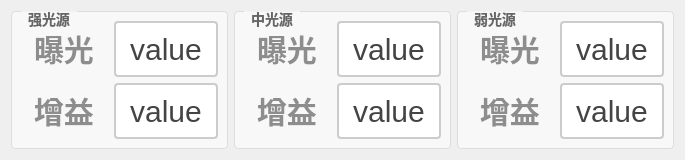
     <widget class="QWidget" name="tab_5">
      <attribute name="title">
       <string>光源设置</string>
      </attribute>
      <layout class="QHBoxLayout" name="horizontalLayout">
       <item>
        <widget class="QGroupBox" name="groupBox_4">
         <property name="styleSheet">
          <string notr="true">QGroupBox {
    border: 1px solid #DDD;
    border-radius: 4px;
    font: bold 14px;
    color: #666;
    background-color: #F8F8F8;
}

QGroupBox::title {
    subcontrol-origin: margin;
    subcontrol-position: top left;
    left: 10px;
    padding: 0 5px;
}</string>
         </property>
         <property name="title">
          <string>强光源</string>
         </property>
         <layout class="QVBoxLayout" name="verticalLayout">
          <item>
           <layout class="QHBoxLayout" name="horizontalLayout_2">
            <item>
             <widget class="QLabel" name="label">
              <property name="styleSheet">
               <string notr="true">QLabel {
       font-size: 30px;        
       font-weight: bold;        
       color:  rgb(141, 141, 141);       
       padding: 5px 5px;     
       border-bottom: 2px solid #cccccc; 
    }</string>
              </property>
              <property name="text">
               <string>曝光</string>
              </property>
             </widget>
            </item>
            <item>
             <widget class="QPushButton" name="pbtn_qiangbaoguang">
              <property name="sizePolicy">
               <sizepolicy hsizetype="Minimum" vsizetype="Minimum">
                <horstretch>0</horstretch>
                <verstretch>0</verstretch>
               </sizepolicy>
              </property>
              <property name="styleSheet">
               <string notr="true">QPushButton {
    padding: 6px 14px;
    border: 2px solid #CCC;
    border-radius: 4px;
    background-color: white;
    color: #444;
	font-size: 30px; 
}

QPushButton:hover {
    border-color: #999;
    background-color: #F5F5F5;
}

QPushButton:pressed {
    border-color: #777;
    background-color: #EEE;
}</string>
              </property>
              <property name="text">
               <string>value</string>
              </property>
             </widget>
            </item>
           </layout>
          </item>
          <item>
           <layout class="QHBoxLayout" name="horizontalLayout_3">
            <item>
             <widget class="QLabel" name="label_3">
              <property name="styleSheet">
               <string notr="true">QLabel {
       font-size: 30px;        
       font-weight: bold;        
       color:  rgb(141, 141, 141);       
       padding: 5px 5px;     
       border-bottom: 2px solid #cccccc; 
    }</string>
              </property>
              <property name="text">
               <string>增益</string>
              </property>
             </widget>
            </item>
            <item>
             <widget class="QPushButton" name="pbtn_qiangzengyi">
              <property name="sizePolicy">
               <sizepolicy hsizetype="Minimum" vsizetype="Minimum">
                <horstretch>0</horstretch>
                <verstretch>0</verstretch>
               </sizepolicy>
              </property>
              <property name="styleSheet">
               <string notr="true">QPushButton {
    padding: 6px 14px;
    border: 2px solid #CCC;
    border-radius: 4px;
    background-color: white;
    color: #444;
	font-size: 30px; 
}

QPushButton:hover {
    border-color: #999;
    background-color: #F5F5F5;
}

QPushButton:pressed {
    border-color: #777;
    background-color: #EEE;
}</string>
              </property>
              <property name="text">
               <string>value</string>
              </property>
             </widget>
            </item>
           </layout>
          </item>
         </layout>
        </widget>
       </item>
       <item>
        <widget class="QGroupBox" name="groupBox_5">
         <property name="styleSheet">
          <string notr="true">QGroupBox {
    border: 1px solid #DDD;
    border-radius: 4px;
    font: bold 14px;
    color: #666;
    background-color: #F8F8F8;
}

QGroupBox::title {
    subcontrol-origin: margin;
    subcontrol-position: top left;
    left: 10px;
    padding: 0 5px;
}</string>
         </property>
         <property name="title">
          <string>中光源</string>
         </property>
         <layout class="QVBoxLayout" name="verticalLayout_2">
          <item>
           <layout class="QHBoxLayout" name="horizontalLayout_4">
            <item>
             <widget class="QLabel" name="label_5">
              <property name="styleSheet">
               <string notr="true">QLabel {
       font-size: 30px;        
       font-weight: bold;        
       color:  rgb(141, 141, 141);       
       padding: 5px 5px;     
       border-bottom: 2px solid #cccccc; 
    }</string>
              </property>
              <property name="text">
               <string>曝光</string>
              </property>
             </widget>
            </item>
            <item>
             <widget class="QPushButton" name="pbtn_zhongbaoguang">
              <property name="sizePolicy">
               <sizepolicy hsizetype="Minimum" vsizetype="Minimum">
                <horstretch>0</horstretch>
                <verstretch>0</verstretch>
               </sizepolicy>
              </property>
              <property name="styleSheet">
               <string notr="true">QPushButton {
    padding: 6px 14px;
    border: 2px solid #CCC;
    border-radius: 4px;
    background-color: white;
    color: #444;
	font-size: 30px; 
}

QPushButton:hover {
    border-color: #999;
    background-color: #F5F5F5;
}

QPushButton:pressed {
    border-color: #777;
    background-color: #EEE;
}</string>
              </property>
              <property name="text">
               <string>value</string>
              </property>
             </widget>
            </item>
           </layout>
          </item>
          <item>
           <layout class="QHBoxLayout" name="horizontalLayout_5">
            <item>
             <widget class="QLabel" name="label_7">
              <property name="styleSheet">
               <string notr="true">QLabel {
       font-size: 30px;        
       font-weight: bold;        
       color:  rgb(141, 141, 141);       
       padding: 5px 5px;     
       border-bottom: 2px solid #cccccc; 
    }</string>
              </property>
              <property name="text">
               <string>增益</string>
              </property>
             </widget>
            </item>
            <item>
             <widget class="QPushButton" name="pbtn_zhongzengyi">
              <property name="sizePolicy">
               <sizepolicy hsizetype="Minimum" vsizetype="Minimum">
                <horstretch>0</horstretch>
                <verstretch>0</verstretch>
               </sizepolicy>
              </property>
              <property name="styleSheet">
               <string notr="true">QPushButton {
    padding: 6px 14px;
    border: 2px solid #CCC;
    border-radius: 4px;
    background-color: white;
    color: #444;
	font-size: 30px; 
}

QPushButton:hover {
    border-color: #999;
    background-color: #F5F5F5;
}

QPushButton:pressed {
    border-color: #777;
    background-color: #EEE;
}</string>
              </property>
              <property name="text">
               <string>value</string>
              </property>
             </widget>
            </item>
           </layout>
          </item>
         </layout>
        </widget>
       </item>
       <item>
        <widget class="QGroupBox" name="groupBox_6">
         <property name="styleSheet">
          <string notr="true">QGroupBox {
    border: 1px solid #DDD;
    border-radius: 4px;
    font: bold 14px;
    color: #666;
    background-color: #F8F8F8;
}

QGroupBox::title {
    subcontrol-origin: margin;
    subcontrol-position: top left;
    left: 10px;
    padding: 0 5px;
}</string>
         </property>
         <property name="title">
          <string>弱光源</string>
         </property>
         <layout class="QVBoxLayout" name="verticalLayout_3">
          <item>
           <layout class="QHBoxLayout" name="horizontalLayout_6">
            <item>
             <widget class="QLabel" name="label_9">
              <property name="styleSheet">
               <string notr="true">QLabel {
       font-size: 30px;        
       font-weight: bold;        
       color:  rgb(141, 141, 141);       
       padding: 5px 5px;     
       border-bottom: 2px solid #cccccc; 
    }</string>
              </property>
              <property name="text">
               <string>曝光</string>
              </property>
             </widget>
            </item>
            <item>
             <widget class="QPushButton" name="pbtn_ruobaoguang">
              <property name="sizePolicy">
               <sizepolicy hsizetype="Minimum" vsizetype="Minimum">
                <horstretch>0</horstretch>
                <verstretch>0</verstretch>
               </sizepolicy>
              </property>
              <property name="styleSheet">
               <string notr="true">QPushButton {
    padding: 6px 14px;
    border: 2px solid #CCC;
    border-radius: 4px;
    background-color: white;
    color: #444;
	font-size: 30px; 
}

QPushButton:hover {
    border-color: #999;
    background-color: #F5F5F5;
}

QPushButton:pressed {
    border-color: #777;
    background-color: #EEE;
}</string>
              </property>
              <property name="text">
               <string>value</string>
              </property>
             </widget>
            </item>
           </layout>
          </item>
          <item>
           <layout class="QHBoxLayout" name="horizontalLayout_7">
            <item>
             <widget class="QLabel" name="label_11">
              <property name="styleSheet">
               <string notr="true">QLabel {
       font-size: 30px;        
       font-weight: bold;        
       color:  rgb(141, 141, 141);       
       padding: 5px 5px;     
       border-bottom: 2px solid #cccccc; 
    }</string>
              </property>
              <property name="text">
               <string>增益</string>
              </property>
             </widget>
            </item>
            <item>
             <widget class="QPushButton" name="pbtn_ruozengyi">
              <property name="sizePolicy">
               <sizepolicy hsizetype="Minimum" vsizetype="Minimum">
                <horstretch>0</horstretch>
                <verstretch>0</verstretch>
               </sizepolicy>
              </property>
              <property name="styleSheet">
               <string notr="true">QPushButton {
    padding: 6px 14px;
    border: 2px solid #CCC;
    border-radius: 4px;
    background-color: white;
    color: #444;
	font-size: 30px; 
}

QPushButton:hover {
    border-color: #999;
    background-color: #F5F5F5;
}

QPushButton:pressed {
    border-color: #777;
    background-color: #EEE;
}</string>
              </property>
              <property name="text">
               <string>value</string>
              </property>
             </widget>
            </item>
           </layout>
          </item>
         </layout>
        </widget>
       </item>
      </layout>
     </widget>
